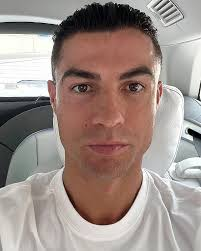
#> input picture .utils/ronaldo.jpeg, 201 x 251 px, given in place of the camera
$ python main.py
#> lines starting #> are read from the running program, lines starting #| are printed output that depends on the picture
import cv2
import numpy as np
import time

#.\venv\Scripts\activate
# cicd test

# [20 lines left out: function doloci_barvo_koze, not called in this run]


def zmanjsaj_sliko(slika, sirina, visina):
    # return as np.ndarray
    return cv2.resize(slika, (sirina, visina), interpolation=cv2.INTER_AREA) # INTER_AREA - resampling using pixel area relation


# [34 lines left out: functions prestej_piksle_z_barvo_koze, obdelaj_sliko_s_skatlami, not called in this run]


def main():
    cap = cv2.VideoCapture(1)
    if not cap.isOpened():
        print("Error: Could not open webcam.")
        return

    # print webcam resolution
    width = cap.get(cv2.CAP_PROP_FRAME_WIDTH)
    height = cap.get(cv2.CAP_PROP_FRAME_HEIGHT)
    print(f"Webcam resolution: {width} x {height}")

    # target size for processing
    target_width, target_height = 320, 240

    # FPS calculation
    prev_frame_time = 0 # seconds.ms
    new_frame_time = 0

    skin_color_determined = False
    barva_koze = None

    while True:
        # capture frame by frame
        retrn, frame = cap.read() # retrn = True/False, frame = slika
#> frame is the input picture: shape (251, 201, 3); mean B, G, R 135.8, 142, 157.5

        if not retrn:
            print("Error: Failed to capture image")
            break

        frame = cv2.flip(frame, 1)
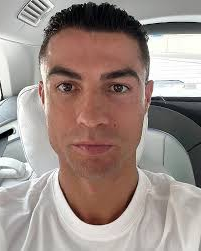
#> frame: shape (251, 201, 3); mean B, G, R 135.8, 142, 157.5

        # calculate FPS
        new_frame_time = time.time()
        fps = 1 / (new_frame_time - prev_frame_time) if prev_frame_time > 0 else 0  # 1 / (seconds.ms - seconds.ms)
        prev_frame_time = new_frame_time

        # Convert fps to string for display
        fps_text = f"FPS: {fps:.2f}"

        if not skin_color_determined:
            # 640x480 is the resolution of the webcam by default
            levo_zgoraj = (int(width) // 3, int(height) // 6)
            desno_spodaj = (2 * int(width) // 3, 5 * int(height) // 6)

            # face selection rectangle
            cv2.rectangle(frame, levo_zgoraj, desno_spodaj, (0, 255, 0), 2)

            cv2.putText(frame, "Position face in box and press 'S'",
                        (10, 30), cv2.FONT_HERSHEY_SIMPLEX, 0.5, (0, 0, 255), 1)
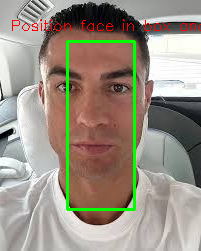
#> frame: shape (251, 201, 3); mean B, G, R 132.7, 145.6, 154.6

            cv2.imshow('Face Detection', frame)

            # wait for "s" key to get skin color
            key = cv2.waitKey(1) & 0xFF
#> (key q is pressed here)
            if key == ord('s'):
                barva_koze = doloci_barvo_koze(frame, levo_zgoraj, desno_spodaj)
                skin_color_determined = True
                print("skin color determined!")
        else:
            # debug: display min and max color values as a box color in right corner
            lower_bound, upper_bound = barva_koze
            cv2.rectangle(frame, (0, 0), (50, 50), lower_bound[0], -1)
            cv2.rectangle(frame, (50, 0), (100, 50), upper_bound[0], -1)

            # resize the frame for processing
            resized_frame = zmanjsaj_sliko(frame, target_width, target_height)

            # process the frame with boxes (16x16)
            skatla_sirina = target_width // 20 # 320/20 = 16
            skatla_visina = target_height // 15 # 240/15 = 16

            rezultati = obdelaj_sliko_s_skatlami(resized_frame, skatla_sirina, skatla_visina, barva_koze)

            # display boxes for potential faces
            for x, y, w, h, count in rezultati:
                cv2.rectangle(frame, (x, y), (x + w, y + h), (0, 255, 0), 2)

            # add FPS text to the frame
            cv2.putText(frame, fps_text, (10, 30), cv2.FONT_HERSHEY_SIMPLEX,
                        0.5, (0, 0, 255), 1)

            # show the frame
            cv2.imshow('Face Detection', frame)

        if cv2.waitKey(1) & 0xFF == ord('q'):
#> (key q is pressed here)
            break

    cap.release()
    cv2.destroyAllWindows()

if __name__ == "__main__":
    main()
